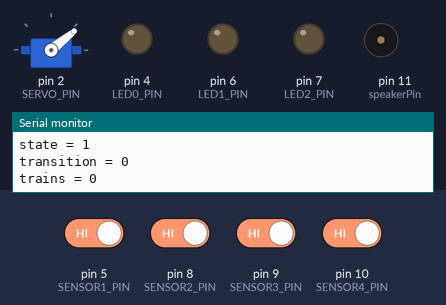
A sketch run on a simulated Arduino Uno, built with avr-gcc and run on an emulated ATmega328P. On the bench: servo, output pins drawn as LEDs (lit = HIGH), buzzer (waves = sounding), the last lines printed to the serial monitor. Wiring (inferred from the names in the program): servo: signal pin 2. The test bench sets the inputs (shaded band); at power-on: pin 5 (SENSOR1_PIN), pin 8 (SENSOR2_PIN), pin 9 (SENSOR3_PIN), pin 10 (SENSOR4_PIN) HIGH. Servo pulses on a pin are drawn as a servo (544–2400 µs = 0–180°); pins used as bus, display or sensor lines are not drawn.

Above: at 1.2 s.
1.3 s: pin 5 (SENSOR1_PIN) driven LOW
At 2.6 s:
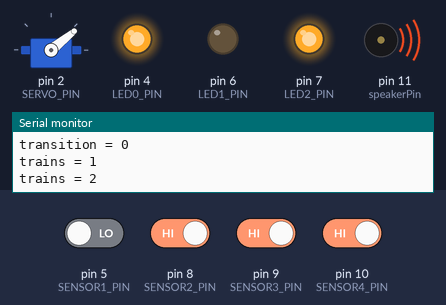
7.3 s: pin 5 (SENSOR1_PIN) driven HIGH
10.3 s: pin 8 (SENSOR2_PIN) driven LOW
At 12.93 s:
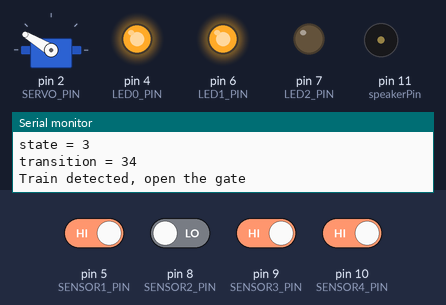
16.3 s: pin 8 (SENSOR2_PIN) driven HIGH
At 16.73 s:
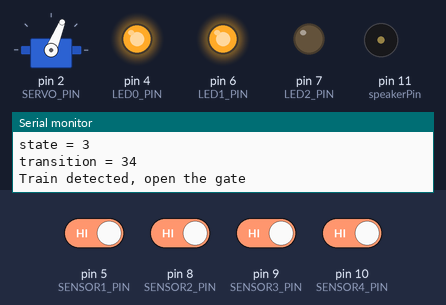
19.3 s: pin 10 (SENSOR4_PIN) driven LOW
At 20.5 s:
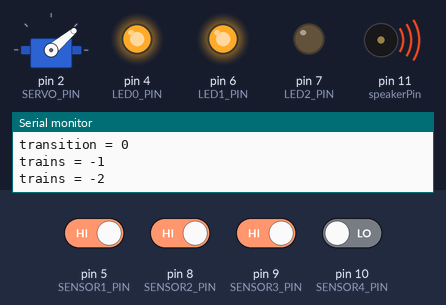
Timing chart, 0 to 23.3 s (numbered marks = the images above; inputs shaded):
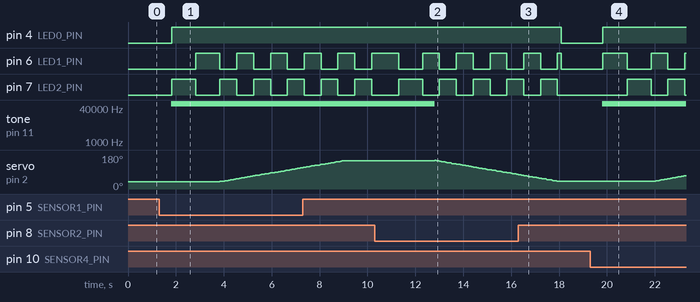

The sketch:

us_barriers_2b_2.ino
```cpp
// based on info from https://rudysarduinoprojects.wordpress.com/2020/09/23/fun-with-arduino-42-railway-crossing-multi-track-two-way/
// inital changes by MKO
// niq_ro changed few lines
// ver.2 - added bidirectional trigger
// ver.2.1 - removed sounds at opening gate phase


#define GATE_DELAY  2000 // [ms] delay time before gate closes once train detected on Sensor 1


int UP = 2000;  //2000;     // MKO Upper limit of gate travel; adjust these two values to get the travel required
int DOWN = 900; //900;   // MKO lower limit of gate travel
int GateSpeed = 1; // MKO set to an integer between say 1 and 8; lower = slower;
                   //   to set speed that gate moves from up to down and back
int angle = 0;     // MKO variable to track angle of gate opening (thougb it has nothing to do with degrees of travel)

int trains = 0;
int trains0 = 7;

#define BLINK_SPEED  700 // [ms] smaller number is faster blinking
#define SERVO_PIN      2  // MKO SERVO_PIN was 3 in JS original sketch. Change to D2
#define LED1_PIN       6
#define LED2_PIN       7
#define LED0_PIN       4
#define SENSOR1_PIN    5  // MKO SENSOR1_PIN was 10 in original sketch. Change to D5
#define SENSOR2_PIN    8  // MKO SENSOR2_PIN was 11 in original sketch. Change to D8
#define SENSOR3_PIN    9  // niq_ro added 3rd sensor
#define SENSOR4_PIN    10 // niq_ro added 4th sensor


byte state = 1;  // 1;
byte transition = 0; //0;
byte led1 = 0;            // MKO  Define inital values for these 3 variables
byte led2 = 0;            // MKO                                 |
byte blink_enabled = 0;   // MKO                                 _
byte sound_enabled = 0;   // niq_ro (define separate variable for enable the sounds)

unsigned long time_to_blink;
unsigned long time_to_close_gate = millis();  //MKO set intial millis times


void blinkLights() {
    if(millis() > time_to_blink) {
      time_to_blink = millis() + (unsigned long)BLINK_SPEED;
      led1 = !led1;
      led2 = !led1;

      digitalWrite(LED1_PIN, led1);
      digitalWrite(LED2_PIN, led2);
      digitalWrite(LED0_PIN, (led1+led2)%2); }
}

void noLights() {
      digitalWrite(LED1_PIN, LOW);
      digitalWrite(LED2_PIN, LOW);
      digitalWrite(LED0_PIN, LOW);
}


void closeGate() {
      while (angle < (UP-DOWN)) {
        angle += GateSpeed;  // Use 5 as the servo PWM increment/decrement
        digitalWrite(SERVO_PIN, HIGH);
        delayMicroseconds(angle+DOWN);    //position
        digitalWrite(SERVO_PIN, LOW);
        delayMicroseconds(20000-angle);   //balance of 20000 cycle
        blinkLights();
        /*
        Serial.print("angle = ");
        Serial.println(angle);
        Serial.print("angle + DOWN = ");
        Serial.println(angle+DOWN);
        Serial.print("state = ");
        Serial.println(state);
        Serial.print("transition = ");
        Serial.println(transition);
        */
      }
        digitalWrite(SERVO_PIN, LOW); }


void openGate() {
      while ( angle > 0) {
        angle -= GateSpeed;
        digitalWrite(SERVO_PIN, HIGH);
        delayMicroseconds(angle+DOWN);    //position
        digitalWrite(SERVO_PIN, LOW);
        delayMicroseconds(20000-angle);   //balance of 20000 cycle
        blinkLights();
        /*
        Serial.print("angle = ");
        Serial.println(angle);
        Serial.print("angle + DOWN = ");
        Serial.println(angle+DOWN);
        Serial.print("state = ");
        Serial.println(state);
        Serial.print("transition = ");
        Serial.println(transition);
        */
      }
        digitalWrite(SERVO_PIN, LOW); }


// MKO Bell setup
#include <stdint.h>
#include <avr/interrupt.h>
#include <avr/io.h>
#include <avr/pgmspace.h>
#include "crossing_bell_8KHz_mono.h"  // This is file in the same folder as this sketch that contains the sound data (limited to 1-2 secs total sound due to limited Uno memory)
                                      // Sounds must be in C code which can bet obtained via editing in AUdacity and conversion from WAV files using various tools
                                      //  (e.g. http://colinjs.com/software.htm#t_WAVToCode)
#define SAMPLE_RATE 8000   // 8 KHz sample rate; compromised between quality and limited PROGMEM space on Uno/Nano/etc.


// Use a cheap "earbud" headphone connected to pin 11 and ground for a modest sound level but still reasonable in scale.
// Use an simple LM386 audio amp and cheap 8 ohm speaker to get a louder sound using the same speaker pin


const int speakerPin = 11; // Can be either 3 or 11, two PWM outputs connected to Timer 2; using 11 in this sketch
volatile uint16_t sample;
byte lastSample;
// MKO END Bell setup


// MKO The following code get the sound data and, via user-controlled variable may zero-out the data for the "no sound" case
// This code called at 8000 Hz to get the next sound sample.
ISR(TIMER1_COMPA_vect) {
    if (sample >= sounddata_length) {
        if (sample == sounddata_length + lastSample) {sample = 0;}
        else {OCR2B = sounddata_length + lastSample - sample;  }
    }
    else {OCR2A = (sound_enabled) * pgm_read_byte(&sounddata_data[sample]);} // <- first variable after the "+" sign needs to be 0 or 1 as dicated by the LED state


    ++sample;   }


void startPlayback()
{
    pinMode(speakerPin, OUTPUT);


    // Set up Timer 2 to do pulse width modulation on the speaker pin.


    // Use internal clock (datasheet p.160)
    ASSR &= ~(_BV(EXCLK) | _BV(AS2));


    // Set fast PWM mode  (p.157)
    TCCR2A |= _BV(WGM21) | _BV(WGM20);
    TCCR2B &= ~_BV(WGM22);


        // Do non-inverting PWM on pin OC2A (p.155)
        // On the Arduino this is pin 11.
        TCCR2A = (TCCR2A | _BV(COM2A1)) & ~_BV(COM2A0); TCCR2A &= ~(_BV(COM2B1) | _BV(COM2B0));
        // No prescaler (p.158)
        TCCR2B = (TCCR2B & ~(_BV(CS12) | _BV(CS11))) | _BV(CS10);


        // Set initial pulse width to the first sample.
        OCR2A = pgm_read_byte(&sounddata_data[0]);

    // Set up Timer 1 to send a sample every interrupt.
    cli();


    // Set CTC mode (Clear Timer on Compare Match) (p.133)
    // Have to set OCR1A after, otherwise it gets reset to 0!
    TCCR1B = (TCCR1B & ~_BV(WGM13)) | _BV(WGM12);  TCCR1A = TCCR1A & ~(_BV(WGM11) | _BV(WGM10));


    // No prescaler (p.134)
    TCCR1B = (TCCR1B & ~(_BV(CS12) | _BV(CS11))) | _BV(CS10);


    // Set the compare register (OCR1A).
    // OCR1A is a 16-bit register, so we have to do this with
    // interrupts disabled to be safe.
    OCR1A = F_CPU / SAMPLE_RATE;    // 16e6 / 8000 = 2000


    // Enable interrupt when TCNT1 == OCR1A (p.136)
    TIMSK1 |= _BV(OCIE1A);


    lastSample = pgm_read_byte(&sounddata_data[sounddata_length-1]); sample = 0; sei();
}
// MKO  END Bell timer code setup


void setup() {
  pinMode(SENSOR1_PIN, INPUT);  // MKO change to INPUT, not INPUT_PULLUP
  pinMode(SENSOR2_PIN, INPUT);
  pinMode(SENSOR3_PIN, INPUT);
  pinMode(SENSOR4_PIN, INPUT);

// for test (pull-up inputs)
  digitalWrite(SENSOR1_PIN, HIGH);
  digitalWrite(SENSOR2_PIN, HIGH);
  digitalWrite(SENSOR3_PIN, HIGH);
  digitalWrite(SENSOR4_PIN, HIGH);

  pinMode(LED1_PIN,   OUTPUT);
  pinMode(LED2_PIN,   OUTPUT);
  pinMode(LED0_PIN,   OUTPUT);
  pinMode(SERVO_PIN,  OUTPUT);


  Serial.begin(9600);
  Serial.println("Railway Crossing Control Ready");
  Serial.println();
  Serial.println("Waiting for train");


  startPlayback();  // MKO Bell sound playback initiated.
  angle = 0;

  Serial.print("angle = ");
  Serial.println(angle);
  Serial.print("angle + DOWN = ");
  Serial.println(angle+DOWN);
  Serial.print("state = ");
  Serial.println(state);
  Serial.print("transition = ");
  Serial.println(transition);

angle = 1;
   openGate();
}


void loop() {

if((digitalRead(SENSOR1_PIN) == LOW) or (digitalRead(SENSOR3_PIN) == LOW))
{
  trains = trains + 1;
  delay(500);
}


if((digitalRead(SENSOR2_PIN) == LOW) or (digitalRead(SENSOR4_PIN) == LOW))
{
  trains = trains - 1;
  delay(500);
}

  switch(state) {
    case 1: // idle
//      if((digitalRead(SENSOR1_PIN) == LOW) or (digitalRead(SENSOR3_PIN) == LOW))
    if (trains != 0)
      {
        transition = 12;
        Serial.print("state = ");
        Serial.println(state);
        Serial.print("transition = ");
        Serial.println(transition);
      }
    break;

    case 2: // blinking, gate still open
      if (millis() > time_to_close_gate)
      {
        transition = 23;
        Serial.print("state = ");
        Serial.println(state);
        Serial.print("transition = ");
        Serial.println(transition);
      }
    break;

    case 3: // blinking, gate closing
//      if((digitalRead(SENSOR2_PIN) == LOW) or (digitalRead(SENSOR4_PIN) == LOW))
       if (trains == 0)
      {
        transition = 34;
        Serial.print("state = ");
        Serial.println(state);
        Serial.print("transition = ");
        Serial.println(transition);
      }
    break;

    case 4: // blinking, gate opening
       transition = 41;
       sound_enabled = 0;
        Serial.print("state = ");
        Serial.println(state);
        Serial.print("transition = ");
        Serial.println(transition);
    break;
  }


  switch(transition) {
    case 12: //
      Serial.println("Train detected, start blinking");
      blink_enabled = 1;
      sound_enabled = 1;
      time_to_close_gate = millis() + (unsigned long)GATE_DELAY;
      transition = 0;
      state = 2;
        Serial.print("state = ");
        Serial.println(state);
        Serial.print("transition = ");
        Serial.println(transition);
    break;

    case 23: //
      Serial.println("Time to close the gate");
      closeGate();
      sound_enabled = 1;
      transition = 0;
      state = 3;
        Serial.print("state = ");
        Serial.println(state);
        Serial.print("transition = ");
        Serial.println(transition);
    break;

    case 34:
      Serial.println("Train detected, open the gate");
      sound_enabled = 0;
      openGate();
      transition = 0;
      state = 4;
        Serial.print("state = ");
        Serial.println(state);
        Serial.print("transition = ");
        Serial.println(transition);
    break;

    case 41:
      Serial.println("Gate is open, stop blinking");
      Serial.println();
      Serial.println("Waiting for train");
      blink_enabled = 0; led1 = 0; led2 = 0;
      sound_enabled = 0;
      digitalWrite(LED1_PIN, led1);
      digitalWrite(LED2_PIN, led2);
      digitalWrite(LED0_PIN, 0);
      transition = 0;
      state = 1;
        Serial.print("state = ");
        Serial.println(state);
        Serial.print("transition = ");
        Serial.println(transition);
    break;
  }


  if(blink_enabled == 1) { blinkLights(); }
  else noLights();

if (trains0 != trains)
{
  Serial.print("trains = ");
  Serial.println(trains);
}
trains0 = trains;
  } // end main loop
```

Source omitted: ll_8KHz_mono.h (data table, 23302 bytes)

Measured:
- after the input at 1.3 s, pin 4 (LED0_PIN): LOW → HIGH after 0.52 s; pin 6 (LED1_PIN): LOW → HIGH after 1.5 s, then repeats every 1.4 s: LOW 0.70 s, HIGH 0.70 s
- after the input at 10.3 s, tone on pin 11 (speakerPin): 62500 Hz → silent after 2.5 s
- after the input at 16.3 s, tone on pin 11 (speakerPin): stays silent (without the input it goes to 62500 Hz after 2.8 s)
- after the input at 19.3 s, pin 4 (LED0_PIN): LOW → HIGH after 0.52 s; pin 6 (LED1_PIN): goes HIGH 1.0 s, LOW 1.0 s, HIGH 0.70 s, LOW 0.70 s, then HIGH, starting after 0.52 s
